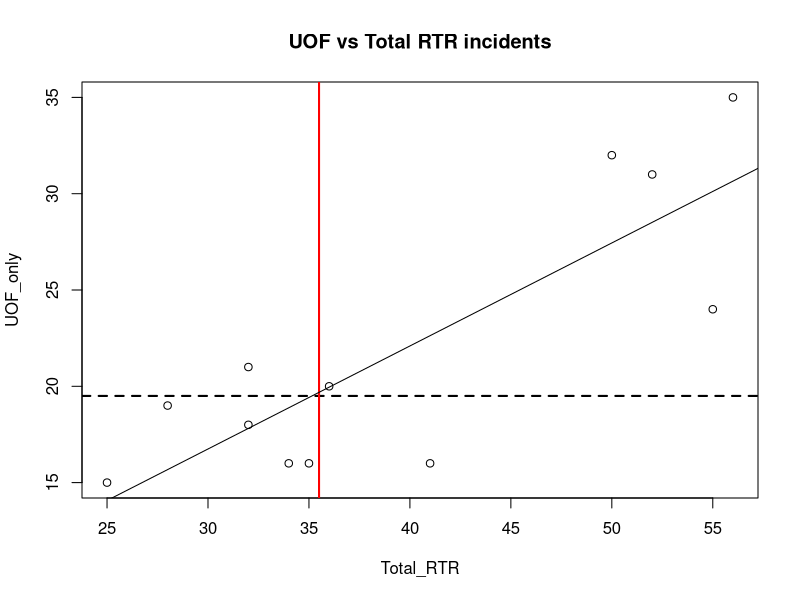
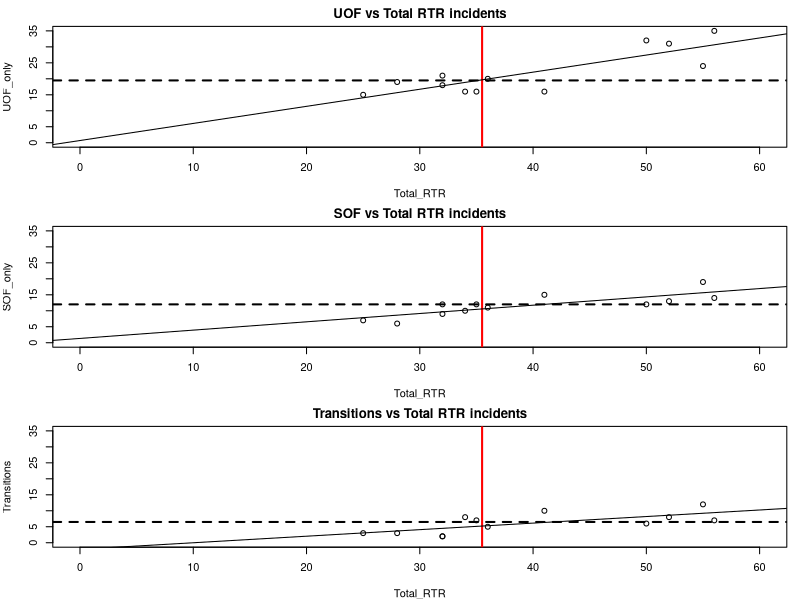

R code for these plots, in order:
# The code in this file is described 
# in the pdf and html files of the same name

library(readr)
df <- read_csv("dfCrime.csv")

summary(df)

# Now lets see this as a scatter plot
with(df, plot(Total_RTR, UOF_only))
title(main = "UOF vs Total RTR incidents")

# Add median lines
abline(h=median(df$UOF_only), lty=2, lwd=2) 
abline(v=median(df$Total_RTR), lwd=2, col="red") 

# compute the regression or fit line and add to chart
fit <- lm(df$UOF_only~df$Total_RTR)
abline(fit)

# take a look at the fit stats
summary(fit)

# Seeing all three RTR categories

# set up the plot area so that there's three plots
par(mfrow=c(3,1),mar=c(4,4,2,1))

# Let's add the plot we already did
with(df, plot(Total_RTR, UOF_only,
              xlim=c(0, 60), ylim=c(0, 35)))
title(main = "UOF vs Total RTR incidents")
abline(h=median(df$UOF_only), lty=2, lwd=2) 
abline(v=median(df$Total_RTR), lwd=2, col="red") 
abline(lm(df$UOF_only~df$Total_RTR))

# now SOF 
with(df, plot(Total_RTR, SOF_only,
              xlim=c(0, 60), ylim=c(0, 35)))
title(main = "SOF vs Total RTR incidents")
abline(h=median(df$SOF_only), lty=2, lwd=2) 
abline(v=median(df$Total_RTR), lwd=2, col="red") 
abline(lm(df$SOF_only~df$Total_RTR))

# finally, transitions
with(df, plot(Total_RTR, Transitions,
              xlim=c(0, 60), ylim=c(0, 35))) 
title(main = "Transitions vs Total RTR incidents")
abline(h=median(df$Transitions), lty=2, lwd=2) 
abline(v=median(df$Total_RTR), lwd=2, col="red") 
abline(lm(df$Transitions~df$Total_RTR))

